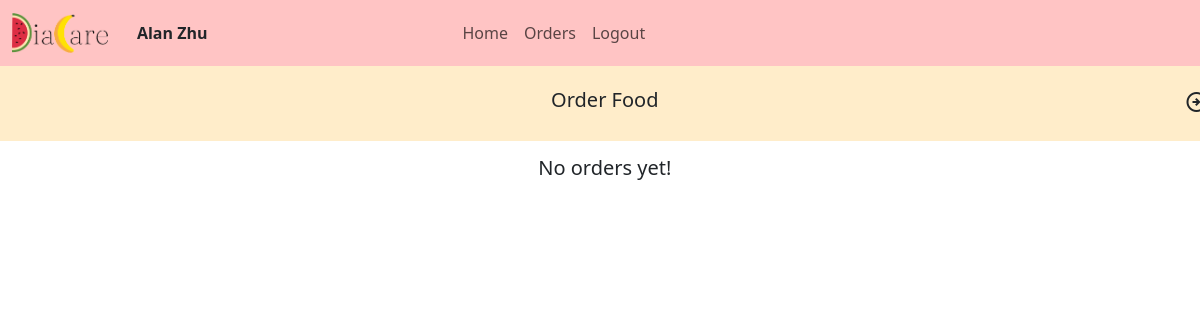
Page /orders/ (signed in) on the earlier database version.
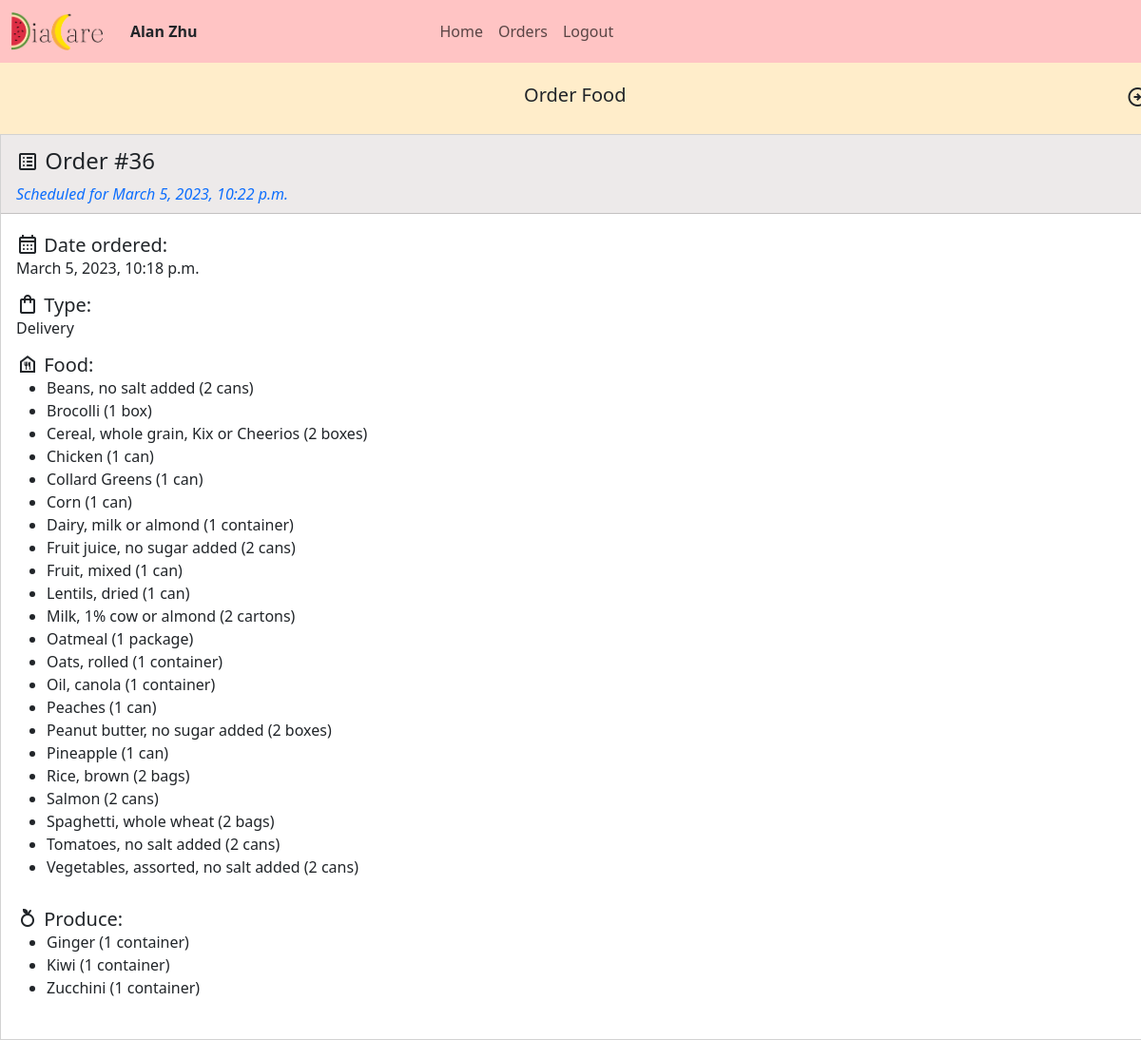
Same page on the later database version.
### app/models.py (models this page shows, shortened)
class User(AbstractBaseUser, PermissionsMixin):
    objects = UserManager()
    email = models.EmailField(unique=True)
    first_name = models.CharField(max_length=255)
    middle_name = models.CharField(max_length=255, blank=True)
    last_name = models.CharField(max_length=255)
    is_staff = models.BooleanField(default=False)
    gender = models.CharField(choices=(
        ("male", "Male"),
        ("female", "Female"),
        ("other", "Other"),
    ), max_length=255, blank=True)
    address = models.CharField(max_length=255, blank=True)
    doctor = models.ForeignKey(
        'Doctor', on_delete=models.CASCADE, blank=True, null=True)
    dietician = models.ForeignKey(
        'Dietician', on_delete=models.CASCADE, blank=True, null=True)
    last_clinic_visit = models.DateTimeField(blank=True, null=True)
    last_food_received = models.DateTimeField(blank=True, null=True)
    next_clinic_visit = models.DateTimeField(blank=True, null=True)
    next_food_batch = models.DateTimeField(blank=True, null=True)
    USERNAME_FIELD = 'email'
    def __str__(self):
        return self.first_name + " " + self.last_name

class Order(models.Model):
    user = models.ForeignKey('User', on_delete=models.CASCADE)
    complete = models.BooleanField(default=False)
    date = models.DateTimeField(auto_now_add=True)
    date_scheduled = models.DateTimeField(blank=True, null=True)
    date_fulfilled = models.DateTimeField(blank=True, null=True)
    type = models.CharField(choices=(
        ("pickup", "Pickup"),
        ("delivery", "Delivery"),
    ), max_length=255, default="Pickup")
    @property
    def foods(self):
        return Food.objects.filter(order=self)
    @property
    def produces(self):
        return Produce.objects.filter(order=self)
    class Meta:
        ordering = ['-date']

class Food(models.Model):
    order = models.ForeignKey('Order', on_delete=models.CASCADE)
    food = models.ForeignKey('FoodChoice', on_delete=models.CASCADE)
    class Meta:
        ordering = ['food']

class FoodChoice(models.Model):
    name = models.CharField(max_length=255)
    quantity = models.CharField(max_length=255, default="1")
    active = models.BooleanField(default=True)
    def __str__(self):
        return f"{self.name} ({self.quantity}) - Inactive" if not self.active else f"{self.name} ({self.quantity})"
    class Meta:
        ordering = ['name']

class Produce(models.Model):
    order = models.ForeignKey('Order', on_delete=models.CASCADE)
    produce = models.ForeignKey('ProduceChoice', on_delete=models.CASCADE)
    class Meta:
        ordering = ['produce']

class ProduceChoice(models.Model):
    name = models.CharField(max_length=255)
    quantity = models.CharField(max_length=255, default="1")
    active = models.BooleanField(default=True)
    category = models.ForeignKey('ProduceCategory', on_delete=models.CASCADE)
    def __str__(self):
        return f"{self.name} ({self.quantity}) - Inactive" if not self.active else f"{self.name} ({self.quantity})"
    class Meta:
        ordering = ['name']

### app/views.py (the view)
# urls.py: path('orders/', views.orders, name='orders'),
@login_required
def orders(request):
    return render(request, 'orders.html', {"orders": Order.objects.filter(user=request.user)})

### app/templates/orders.html (shortened to what this page needs)
{% extends "base.html" %}
{% load static %}
{% block css %}
    <link rel="stylesheet" href="{% static 'orders.css' %}">
{% endblock %}
{% block body %}
    <div class="row" style="height: 75px; background-color: #FFEDCA;">
        <a href="{% url 'food' %}" class="btn" style="border-radius: 0">
            <h5 style="position: relative; top: 15px;">
                <span style="position: relative; left: 12px">Order Food</span>
                <span class="material-symbols-outlined" style="float: right; top: 2px;">arrow_circle_right</span>
            </h5>
        </a>
    </div>
    {% for order in orders %}
        <div class="row">
            <div class="col">
                <div class="card">
                    <div class="card-header">
                        <div class="row">
                            <div class="col">
                                <h4>
                                    <span class="material-symbols-outlined">list_alt</span>
                                    Order #{{ order.id }}
                                </h4>
                                {% if order.complete %}
                                    <span class="text-success">
                                        Fulfilled on {{ order.date_fulfilled }}
                                    </span>
                                {% else %}
                                    <i class="text-primary">
                                        Scheduled for {{ order.date_scheduled }}
                                    </i>
                                {% endif %}
                            </div>
                        </div>
                    </div>
                    <div class="card-body">
                        <div class="row">
                            <div class="col">
                                <h5>
                                    <span class="material-symbols-outlined">calendar_month</span>
                                    Date ordered:
                                </h5>
                                {{ order.date }}
                            </div>
                        </div>
                        <div class="row">
                            <div class="col">
                                <h5>
                                    <span class="material-symbols-outlined">shopping_bag</span>
                                    Type:
                                </h5>
                                {{ order.type|title }}
                            </div>
                        </div>
                        <div class="row">
                            <div class="col">
                                <h5>
                                    <span class="material-symbols-outlined">food_bank</span>
                                    Food:
                                </h5>
                                <ul>
                                    {% for food in order.foods %}
                                        <li>{{ food.food }}</li>
                                    {% endfor %}
                                </ul>
                            </div>
                        </div>
                        <div class="row">
                            <div class="col">
                                <h5>
                                    <span class="material-symbols-outlined">nutrition</span>
                                    Produce:
                                </h5>
                                <ul>
                                    {% for produce in order.produces %}
                                        <li>{{ produce.produce }}</li>
                                    {% endfor %}
                                </ul>
                            </div>
                        </div>
                    </div>
                </div>
            </div>
        </div>
    {% empty %}
    <div class="row">
        <h5 style="position: relative; top: 15px; text-align: center">
            No orders yet!
        </h5>
    </div>
    {% endfor %}
{% endblock %}

### app/templates/base.html (shortened to what this page needs)
{% load pwa %}
{% load static %}
<!DOCTYPE html>
<html>
    <head>
        <link href="https://cdn.jsdelivr.net/npm/bootstrap@5.3.0-alpha1/dist/css/bootstrap.min.css" rel="stylesheet">
        <link rel="stylesheet" href="{% static 'base.css' %}">
        {% block css %}
        {% endblock %}
     </head>
    <body>
        {% block nav %}
        <nav class="navbar navbar-expand-lg bg-body-tertiary">
          <div class="container-fluid">
            <a class="navbar-brand" href="/">
              <img src="{% static 'images/logo_transparent.png' %}" height="40" class="d-inline-block align-top" alt="DiaCare">
            </a>
            <b style="margin-right: 21%">
              {{ request.user }}
            </b>
            <div class="collapse navbar-collapse" id="navbarNavDropdown" style="text-align: center">
              <ul class="navbar-nav">
                <li class="nav-item">
                  <a class="nav-link" aria-current="page" href="{% url 'home' %}">Home</a>
                </li>
                <li class="nav-item">
                  <a class="nav-link" href="{% url 'orders' %}">Orders</a>
                </li>
                <li>
                  <a class="nav-link" href="{% url 'logout' %}">Logout</a>
                </li>
              </ul>
            </div>
          </div>
        </nav>
        {% endblock %}
        {% block body %}
        {% endblock %}
    </body>
</html>

### static/base.css (style rules this page uses)
nav.navbar { background-color: #ffc4c4 !important; }

### static/orders.css (style rules this page uses)
.card-header { padding-top: 12px; background-color: rgb(237, 234, 234); }
.card, .card-header { border-radius: 0 !important; }
h5 { margin: 0; }
.row { width: 102.8%; }
.col { padding-right: 0px; }
.card-body .row { margin-bottom: 10px; }
.material-symbols-outlined { position: relative; top: 4px; }

Differences in the rows shown:
added Order: id "36", date_scheduled "March 5, 2023, 10:22 p.m.", date "March 5, 2023, 10:18 p.m.", type "Delivery"
added Food: food "Beans, no salt added (2 cans)"
added Food: food "Brocolli (1 box)"
added Food: food "Cereal, whole grain, Kix or Cheerios (2 boxes)"
added Food: food "Chicken (1 can)"
added Food: food "Collard Greens (1 can)"
added Food: food "Corn (1 can)"
added Food: food "Dairy, milk or almond (1 container)"
added Food: food "Fruit juice, no sugar added (2 cans)"
added Food: food "Fruit, mixed (1 can)"
added Food: food "Lentils, dried (1 can)"
added Food: food "Milk, 1% cow or almond (2 cartons)"
added Food: food "Oatmeal (1 package)"
added Food: food "Oats, rolled (1 container)"
added Food: food "Oil, canola (1 container)"
added Food: food "Peaches (1 can)"
added Food: food "Peanut butter, no sugar added (2 boxes)"
added Food: food "Pineapple (1 can)"
added Food: food "Rice, brown (2 bags)"
added Food: food "Salmon (2 cans)"
added Food: food "Spaghetti, whole wheat (2 bags)"
added Food: food "Tomatoes, no salt added (2 cans)"
added Food: food "Vegetables, assorted, no salt added (2 cans)"
added Produce: produce "Ginger (1 container)"
added Produce: produce "Kiwi (1 container)"
added Produce: produce "Zucchini (1 container)"
Other differences:
text no longer shown: "No orders yet!"
